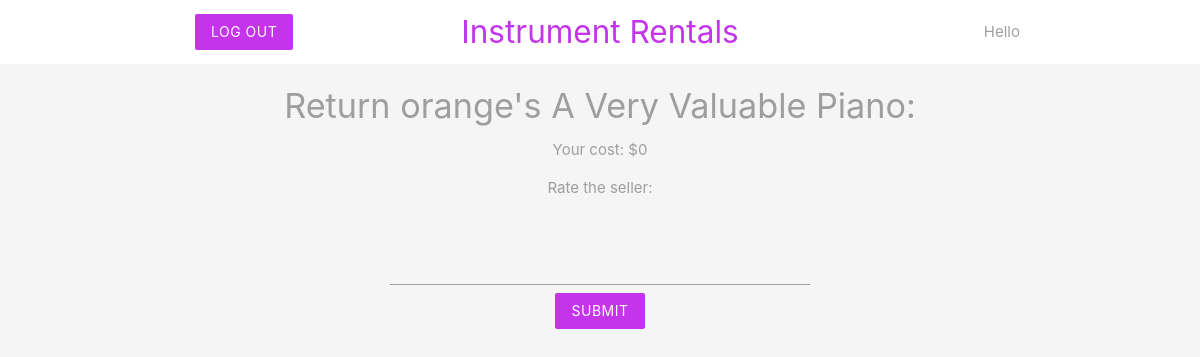
Page /return.php?id=11 on the committed database.
### tables this page shows
CREATE TABLE `instrument` (
  `inst_id` int(11) NOT NULL,
  `name` varchar(255) NOT NULL,
  `date_posted` datetime DEFAULT NULL,
  `price` decimal(10,2) NOT NULL,
  `status` enum('available','hidden','rented') NOT NULL DEFAULT 'hidden',
  `rent_time` datetime DEFAULT NULL,
  `owner_username` varchar(32) NOT NULL,
  `renter_username` varchar(32) DEFAULT NULL
);

### return.php (the view, shortened to what this page needs)
<?php
	include('db_connection.php');
	$illegal = false;
	if(isset($_GET['id'])) {
		$id = mysqli_real_escape_string($conn, $_GET['id']);
		$sql = "SELECT * FROM instrument WHERE inst_id = $id";
		$result = mysqli_query($conn, $sql);
		$instrument = mysqli_fetch_assoc($result);
	}
	$rating = '';
 ?>
 <!DOCTYPE html>
 <html>
 <?php include 'inst_header2.php'; ?>
<div class="container center grey-text">
	<?php if($instrument && !$illegal): ?>
		<h4><?php echo 'Return '.htmlspecialchars($instrument['owner_username'])."'s ".htmlspecialchars($instrument['name']).':'; ?></h4>
		<?php
		$time = $instrument['rent_time'];
		$sql2 = "SELECT DATEDIFF(CURRENT_TIMESTAMP, '$time') AS diff";
		$answer = mysqli_query($conn, $sql2);
		$costs = mysqli_fetch_all($answer, MYSQLI_ASSOC);
		foreach($costs as $cost) {
			$diff = $cost['diff'];
		}
		$amt = $instrument['price'] * $diff; ?>
		<p>Your cost: $<?php echo $amt; ?></p>
		<p>Rate the seller:</p>
		<form action="return.php?id=<?php echo $id ?>" method="POST">
			<input type= "text" name="rating" value= "<?php echo htmlspecialchars($rating) ?>">
			<input type="submit" name="submit" value="submit" class="btn btnback z-depth-0">
		</form>
		<?php else: ?>
			<h5>No such instrument exists!</h5>
		<?php endif; ?>
</div>
 </html>

### inst_header2.php (style rules this page uses)
form { max-width: 460px; margin: 20px auto; padding: 20px; }
.btnback { background-color: #c334eb; }

### rows in the picture
instrument: owner_username "orange", name "A Very Valuable Piano", price "0"
